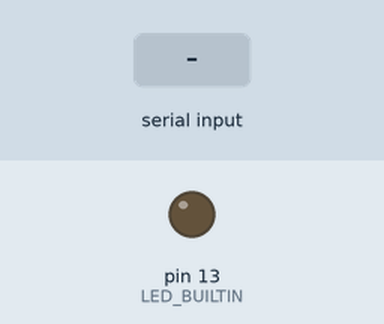
This sketch was run on a simulated Arduino Uno, built with avr-gcc and run on an emulated ATmega328P. Parts: output pins drawn as LEDs (lit = HIGH). Inputs (shaded band) come from the test bench. What the sketch prints to the serial monitor is not drawn.

Above: at 1.2 s.
1.3 s: "REQUEST_TRIGGER\n" received over Serial
Timing chart, 0 to 4.3 s (numbered marks = the images above; inputs shaded):
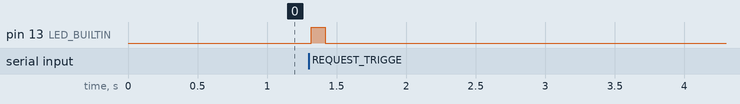

Measured:
- after the input at 1.3 s, pin 13 (LED_BUILTIN): LOW → HIGH at once, → LOW 0.10 s later

The sketch:

sketch_apr13a.ino
```cpp
void setup() {
  Serial.begin(9600);
  pinMode(LED_BUILTIN, OUTPUT);
}

void loop() {
  // Wait for serial input (from Python)
  if (Serial.available() > 0) {
    String command = Serial.readStringUntil('\n');
    command.trim();

    if (command == "REQUEST_TRIGGER") {
      digitalWrite(LED_BUILTIN, HIGH);  // Visual confirmation
      Serial.println("TRIGGER_AI");     // Send single trigger
      delay(100);                       // Small delay
      digitalWrite(LED_BUILTIN, LOW);
    }
  }
}
```
